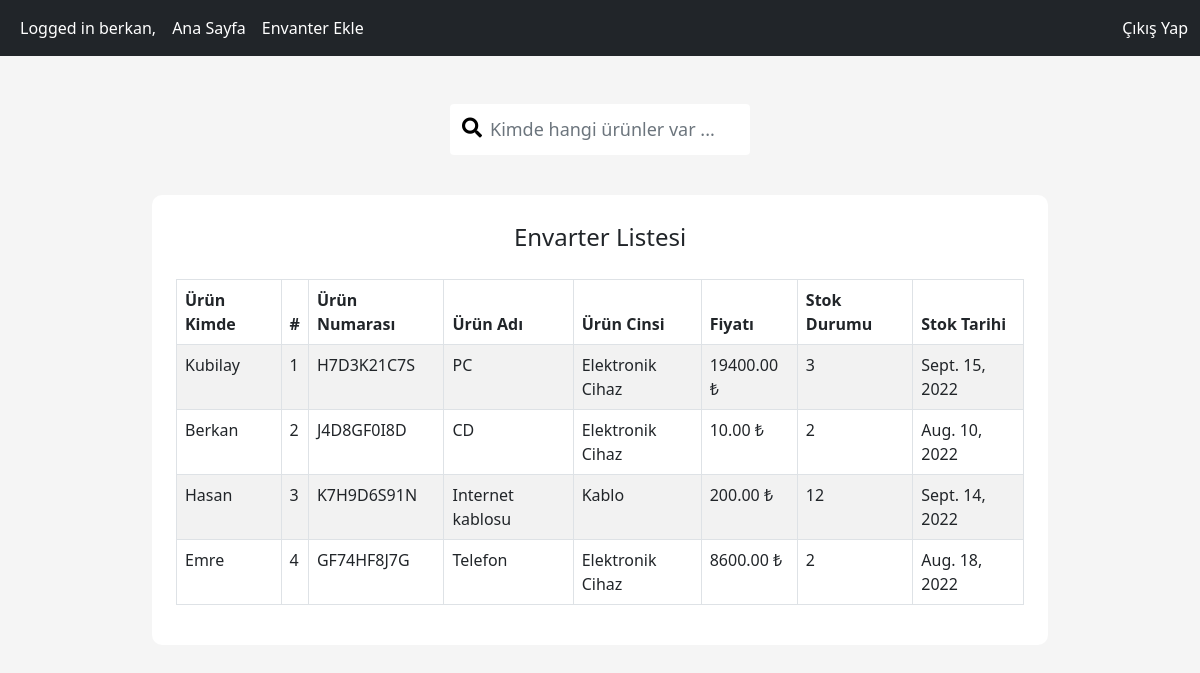
Screenshot of /inventory/ (signed in) with the database file from the repository.
### inventory/models.py (models this page shows, shortened)
class Inventory(models.Model):
    Kime_Verilecek = models.CharField(max_length=100, null=True, blank=False)
    Ürün_Numarasi = models.CharField(max_length=100, unique=True, null=True, blank=False)
    Ürün_Ad = models.CharField(max_length=100, null=True, blank=False)
    Ürün_Cinsi = models.CharField(max_length=90, null=True, blank=False)
    Fiyati = models.DecimalField(max_digits=19, decimal_places=2, null=True, blank=False)
    Stok_Durumu = models.IntegerField(null=True, blank=False)
    Stok_Tarihi = models.DateField(null=True)

### inventory/views.py (the view)
# urls.py: path("", inventory_list, name="inventory_list"),
@login_required
def inventory_list(request):
    inventories = Inventory.objects.all()
    inventories_filter = InventoryFilter(request.GET, queryset=inventories)
    context = {
        "inventories_filter": inventories_filter,
        "title": "Inventory List",
        "inventories": inventories,
    }
    return render(request, "inventory/inventory_list.html", context=context)

### templates/inventory/inventory_list.html
{% extends "../layout.html" %}
{% block content %}
{% load static %}
{% load crispy_forms_tags %}
<br>
<br>
<div class="col-lg-6 col-md-8 mx-auto">
    <form method="GET">
        <div id="box" id="search" class="search-bar">
            <i class="fa fa-search"></i><input type="text" id="search" placeholder="Kimde hangi ürünler var ..." type="text" name="Kime_Verilecek__icontains" class="textinput form-control"  id="id_Kime_Verilecek__icontains"></i>
        </div>
    </form>
</div>
<div class="content-section"  style="overflow-x:auto;">
    <table class="table table-striped table-bordered table-hovet">
        <thead class="thead-dark ">
            <legend class="border=bottom pd-2 mb-4 text-center">Envarter Listesi</legend>
             <tr>
                <th scope="col" > Ürün Kimde</th>
                <th scope="col">#</th>
                <th scope="col">Ürün Numarası</th>
                <th scope="col">Ürün Adı</th>
                <th scope="col">Ürün Cinsi</th>
                <th scope="col">Fiyatı</th>
                <th scope="col">Stok Durumu</th>
                <th scope="col">Stok Tarihi</th>
            </tr>
        </thead>
        <tbody>
            {% for inventory in inventories_filter.qs %}
            <tr style="cursor: pointer; cursor: hand;" onclick="window.location = `{% url 'per_product' inventory.id %}`">
                <td scope="row">{{ inventory.Kime_Verilecek }}</th>
                <td scope="row">{{ forloop.counter }}</th>
                <td scope="row">{{ inventory.Ürün_Numarasi }}</th>
                <td scope="row">{{ inventory.Ürün_Ad  }}</th>
                <td scope="row">{{ inventory.Ürün_Cinsi }}</th>
                <td scope="row">{{ inventory.Fiyati }} ₺</th>
                <td scope="row">{{ inventory.Stok_Durumu }}</th>
                <td scope="row">{{ inventory.Stok_Tarihi  }}</th>
            </tr>
            {% endfor %}
        </tbody>
    </table>
</div>
{% endblock %}

### templates/layout.html (shortened to what this page needs)
{% load static %}
<!DOCTYPE html>
<html lang="en">
<head>
    <link href="https://cdn.jsdelivr.net/npm/bootstrap@5.2.0/dist/css/bootstrap.min.css" rel="stylesheet">
    <link rel="stylesheet" href="{% static 'css/main.css' %}" type="text/css">
    <link rel="stylesheet" href="https://use.fontawesome.com/releases/v5.4.1/css/all.css">
    <link
    rel="stylesheet"
    href="https://cdnjs.cloudflare.com/ajax/libs/font-awesome/5.12.0-2/css/all.min.css"
    />
</head>
<body>
    <nav class="navbar navbar-expand-lg navbar-dark bg-dark">
      <div class="container-fluid">
        <div class="collapse navbar-collapse" id="navbarNav">
          <ul class="navbar-nav">
            {% if request.user.is_authenticated %}
            <li >
            <u><a class="nav-link active" style="color:white" >Logged in {{ user.username }},</a></u>
            </li>
            {% endif %}
              <li>
                <a class="nav-link active" aria-current="page" href="{% url 'inventory_list' %}">Ana Sayfa</a>
              </li>
              {% if request.user.is_authenticated %}
              <li>
                <a class="nav-link active" aria-current="page" href="{% url 'add_inventory' %}">Envanter Ekle</a>
              </li>
          </ul>
        </div>
        <a style="color:white" class="nav-link active" aria-current="page" href="{% url 'logout' %}">Çıkış Yap</a>
      </div>
      {% endif %}
      </nav>
      <main>
        <div class="container-fluid">
            <div class="row">
                <div class="col-md-1"></div>
                <div class="col-md-10 col-sm-12 col-xm-12">
                {% block content %}
                {% endblock %}
                </div>
                <div class="col-md-1"></div>
            </div>
        </div>
      </main>
</body>
</html>

### static/css/main.css (style rules this page uses)
body { background-color: #f5f5f5; }
.content-section { background: white; margin: 40px; padding: 1.5rem 1.5rem; border-radius: 10px; }
#box { max-width: 300px; position: relative; }
#box .fa-search { position: absolute; top: 14px; left: 12px; font-size: 20px; color:black; }
#search { width: 300px; box-sizing: border-box; border: black; border-radius: 4px; font-size:18px; padding: 12px 20px 12px 40px; -moz-transition: width 0.4s ease-in-out; -o-transition: width 0.4s ease-in-out; -webkit-transition: width 0.4s ease-in-out; transition: width 0.4s ease-in-out; }
.search-bar { margin-left: auto; margin-right: auto; }

### rows the page displays
Inventory: Kime_Verilecek "Kubilay", Ürün_Numarasi "H7D3K21C7S", Ürün_Ad "PC", Ürün_Cinsi "Elektronik Cihaz", Fiyati "19400.00", Stok_Durumu "3", Stok_Tarihi "Sept. 15, 2022"
Inventory: Kime_Verilecek "Berkan", Ürün_Numarasi "J4D8GF0I8D", Ürün_Ad "CD", Ürün_Cinsi "Elektronik Cihaz", Fiyati "10.00", Stok_Durumu "2", Stok_Tarihi "Aug. 10, 2022"
Inventory: Kime_Verilecek "Hasan", Ürün_Numarasi "K7H9D6S91N", Ürün_Ad "Internet kablosu", Ürün_Cinsi "Kablo", Fiyati "200.00", Stok_Durumu "12", Stok_Tarihi "Sept. 14, 2022"
Inventory: Kime_Verilecek "Emre", Ürün_Numarasi "GF74HF8J7G", Ürün_Ad "Telefon", Ürün_Cinsi "Elektronik Cihaz", Fiyati "8600.00", Stok_Durumu "2", Stok_Tarihi "Aug. 18, 2022"

### other values shown
{{ user.username }} "berkan"
